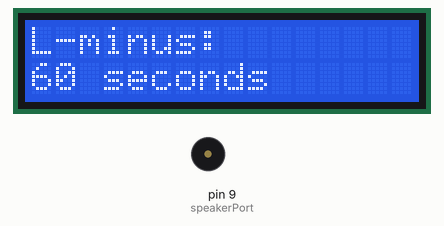
Bench run of a sketch on a simulated Arduino Uno, built with avr-gcc and run on an emulated ATmega328P. Shown: 16×2 character LCD, buzzer (waves = sounding).

Above: at 1.12 s.
At 3.66 s:
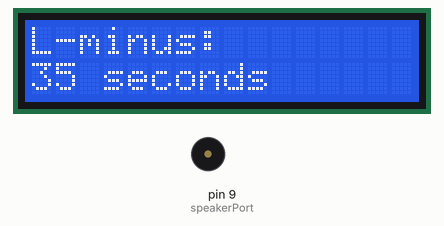
At 6.3 s:
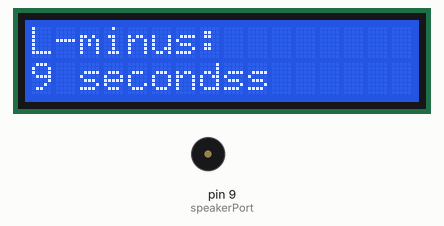
At 7.2 s:
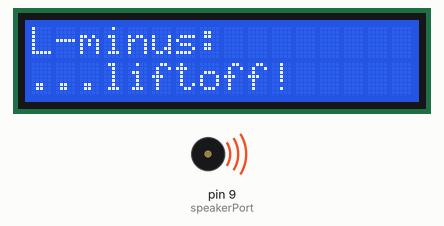
Timing chart, 0 to 8.1 s (numbered marks = the images above):
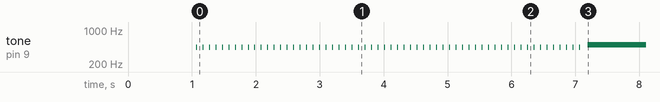

Measured:
- by itself, tone on pin 9 (speakerPort): repeats every 0.10 s: silent 0.09 s, 440 Hz 0.01 s, until it stays 500 Hz from 7.2 s

The sketch:

sketch_jul1a.ino
```cpp
#include <Wire.h>
#include <LiquidCrystal.h>

int seconds = 60;
int speakerPort = 9;
LiquidCrystal lcd(12, 11, 5, 4, 3, 2);

void setup(){
  delay(1000);
  lcd.begin(16, 2);
  lcd.print("L-minus:");
  pinMode(speakerPort, OUTPUT);
}

void loop(){
  lcd.setCursor(0, 1);
  if (seconds == 0) {
    lcd.print("...liftoff!     ");
    for(int i=500; i <= 1000; i++) { tone(speakerPort, i, 1*i*0.7); }
    for(int i=1000; i >= 500; i--) { tone(speakerPort, i, 1*i*0.7); }
  } else {
    lcd.print(String(seconds) + " seconds");
    seconds--;
    tone(speakerPort, 440, 10);
  }
  delay(100);
}
```
